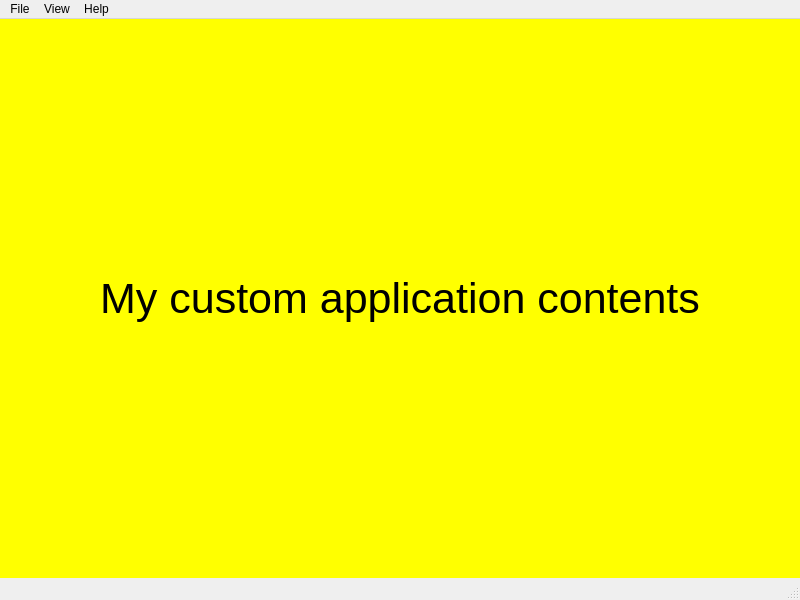
<?xml version="1.0" encoding="UTF-8"?>
<ui version="4.0">
 <class>main_window</class>
 <widget class="ApplicationFrame" name="main_window">
  <property name="geometry">
   <rect>
    <x>0</x>
    <y>0</y>
    <width>800</width>
    <height>600</height>
   </rect>
  </property>
  <property name="windowTitle">
   <string>Qt Designer Example</string>
  </property>
  <widget class="QWidget" name="central_widget">
   <layout class="QVBoxLayout" name="verticalLayout">
    <property name="leftMargin">
     <number>0</number>
    </property>
    <property name="topMargin">
     <number>0</number>
    </property>
    <property name="rightMargin">
     <number>0</number>
    </property>
    <property name="bottomMargin">
     <number>0</number>
    </property>
    <item>
     <widget class="QLabel" name="label">
      <property name="font">
       <font>
        <pointsize>32</pointsize>
       </font>
      </property>
      <property name="styleSheet">
       <string notr="true">background-color: yellow; color: black</string>
      </property>
      <property name="text">
       <string>My custom application contents</string>
      </property>
      <property name="alignment">
       <set>Qt::AlignCenter</set>
      </property>
     </widget>
    </item>
   </layout>
  </widget>
  <widget class="QMenuBar" name="menu_bar">
   <property name="geometry">
    <rect>
     <x>0</x>
     <y>0</y>
     <width>800</width>
     <height>20</height>
    </rect>
   </property>
   <widget class="QMenu" name="menu_file">
    <property name="title">
     <string>File</string>
    </property>
    <addaction name="action_exit"/>
   </widget>
   <widget class="QMenu" name="menu_help">
    <property name="title">
     <string>Help</string>
    </property>
    <addaction name="action_about"/>
   </widget>
   <widget class="QMenu" name="menu_view">
    <property name="title">
     <string>View</string>
    </property>
    <addaction name="action_minimize"/>
    <addaction name="action_maximize"/>
    <addaction name="action_fullscreen"/>
    <addaction name="separator"/>
   </widget>
   <addaction name="menu_file"/>
   <addaction name="menu_view"/>
   <addaction name="menu_help"/>
  </widget>
  <widget class="QStatusBar" name="status_bar"/>
  <action name="action_exit">
   <property name="text">
    <string>Exit</string>
   </property>
   <property name="menuRole">
    <enum>QAction::QuitRole</enum>
   </property>
  </action>
  <action name="action_about">
   <property name="text">
    <string>About</string>
   </property>
   <property name="menuRole">
    <enum>QAction::AboutRole</enum>
   </property>
  </action>
  <action name="action_minimize">
   <property name="text">
    <string>Minimize</string>
   </property>
  </action>
  <action name="action_maximize">
   <property name="text">
    <string>Maximize</string>
   </property>
  </action>
  <action name="action_fullscreen">
   <property name="checkable">
    <bool>true</bool>
   </property>
   <property name="text">
    <string>Toggle Fullscreen</string>
   </property>
   <property name="toolTip">
    <string>Toggle Fullscreen</string>
   </property>
  </action>
 </widget>
 <customwidgets>
  <customwidget>
   <class>ApplicationFrame</class>
   <extends>QMainWindow</extends>
   <header>accwidgets.app_frame</header>
   <container>1</container>
  </customwidget>
 </customwidgets>
 <resources/>
 <connections>
  <connection>
   <sender>action_about</sender>
   <signal>triggered()</signal>
   <receiver>main_window</receiver>
   <slot>showAboutDialog()</slot>
   <hints>
    <hint type="sourcelabel">
     <x>-1</x>
     <y>-1</y>
    </hint>
    <hint type="destinationlabel">
     <x>399</x>
     <y>299</y>
    </hint>
   </hints>
  </connection>
  <connection>
   <sender>action_exit</sender>
   <signal>triggered()</signal>
   <receiver>main_window</receiver>
   <slot>close()</slot>
   <hints>
    <hint type="sourcelabel">
     <x>-1</x>
     <y>-1</y>
    </hint>
    <hint type="destinationlabel">
     <x>399</x>
     <y>299</y>
    </hint>
   </hints>
  </connection>
  <connection>
   <sender>action_minimize</sender>
   <signal>triggered()</signal>
   <receiver>main_window</receiver>
   <slot>showMinimized()</slot>
   <hints>
    <hint type="sourcelabel">
     <x>-1</x>
     <y>-1</y>
    </hint>
    <hint type="destinationlabel">
     <x>399</x>
     <y>299</y>
    </hint>
   </hints>
  </connection>
  <connection>
   <sender>action_maximize</sender>
   <signal>triggered()</signal>
   <receiver>main_window</receiver>
   <slot>showMaximized()</slot>
   <hints>
    <hint type="sourcelabel">
     <x>-1</x>
     <y>-1</y>
    </hint>
    <hint type="destinationlabel">
     <x>399</x>
     <y>299</y>
    </hint>
   </hints>
  </connection>
  <connection>
   <sender>action_fullscreen</sender>
   <signal>triggered()</signal>
   <receiver>main_window</receiver>
   <slot>toggleFullScreen()</slot>
   <hints>
    <hint type="sourcelabel">
     <x>-1</x>
     <y>-1</y>
    </hint>
    <hint type="destinationlabel">
     <x>399</x>
     <y>299</y>
    </hint>
   </hints>
  </connection>
 </connections>
</ui>
